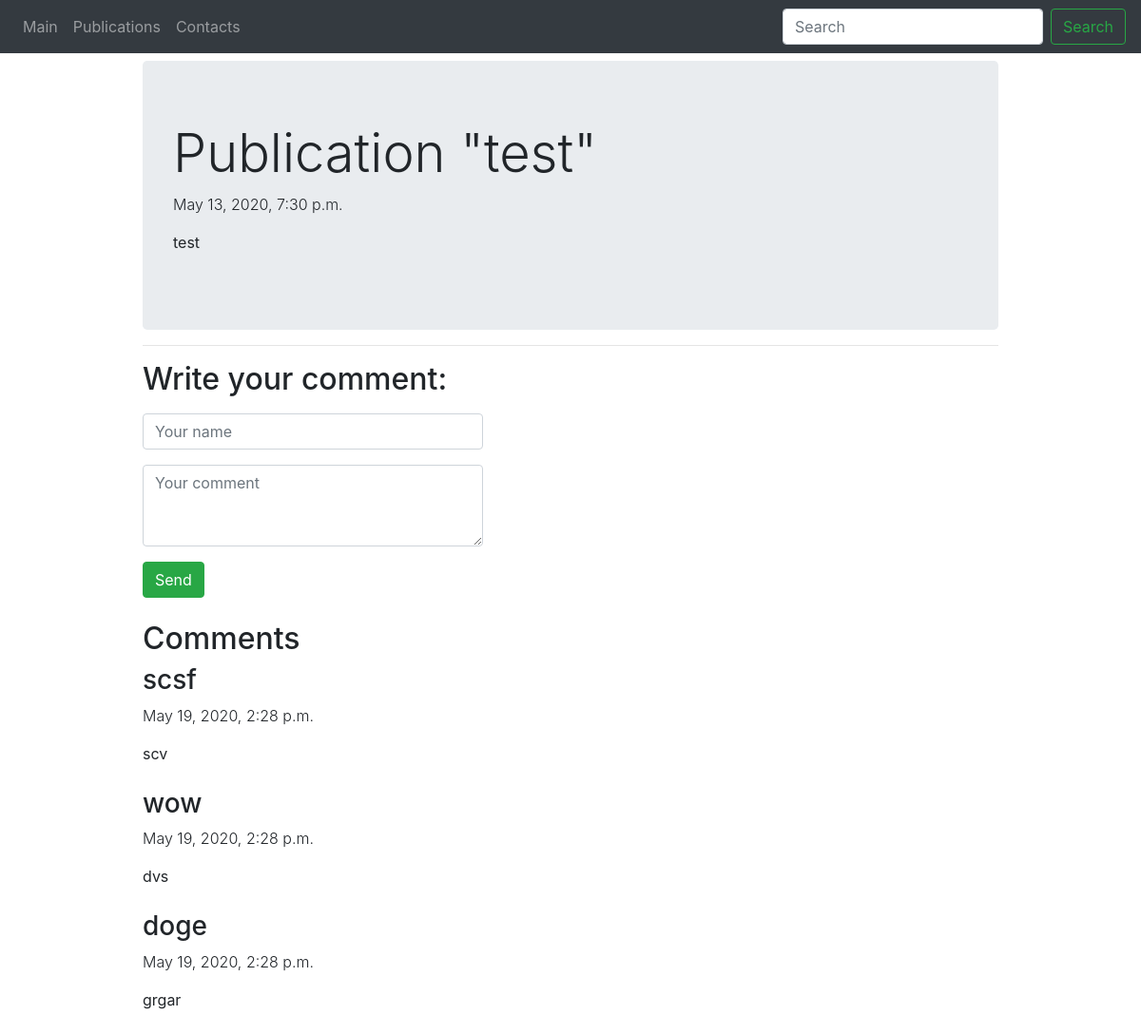
Page /publication/1/ on the committed database.
### web/models.py (models this page shows)
class Publication(models.Model):
    name = models.CharField(max_length=30)
    date = models.DateTimeField()
    text = models.TextField()

class Comment(models.Model):
    publication = models.ForeignKey(Publication, on_delete=models.CASCADE)
    user_id = models.CharField(max_length=30)
    date = models.DateTimeField()
    comment = models.TextField()

### web/views.py (the view, shortened to what this page needs)
# urls.py: path('publication/<int:number>/', views.publication)
def publication(request, number):
    pubs = Publication.objects.filter(id=number)
    if len(pubs) == 1:
        pub = model_to_dict(pubs[0])
        comments = Comment.objects.filter(publication_id=number)
        if len(comments) > 0:
            context = {'content': pub,
                       'comments': comments}
        else:
            context = {'content': pub}
        if request.method == 'GET':
            return render(request, 'publication.html', context)
    else:
        return redirect('/')

### templates/publication.html (shortened to what this page needs)
{% extends "base.html" %}
{% block content %}
    <div class="jumbotron my-2">
        <h1 class="display-4">Publication "{{content.name}}"</h1>
        <p class="font-weight-light">{{content.date}}</p>
        <p class="text-justify" >{{ content.text|safe }}</p>
    </div>
    <hr>
    <form method = "post">
        <h2 class="my-2">Write your comment: </h2>
        <div class="form-group row">
            <div class="col-5">
                <input type = "text" class="form-control" name = "user_id" placeholder = "Your name"/>
            </div>
        </div>
        <div class="form-group row">
            <div class="col-5">
                <textarea name = "comment" class="form-control" rows="3" placeholder = "Your comment"></textarea>
            </div>
        </div>
        <input class="btn btn-success" type="submit" value = "Send"/>
    </form>
        <h2 class="mt-4 mb-2"> Comments </h2>
        {% for comment in comments %}
            <fieldset class="my-2">
                <h3>{{ comment.user_id }}</h3>
                <p class="font-weight-light">{{ comment.date }}</p>
                <p>{{ comment.comment }}</p>
            </fieldset>
        {% endfor %}
{% endblock %}

### templates/base.html (shortened to what this page needs)
<!DOCTYPE html>
<html lang="en">
<head>
    <link rel="stylesheet" href="https://stackpath.bootstrapcdn.com/bootstrap/4.3.1/css/bootstrap.min.css"
>
</head>
<body>
<nav class="navbar navbar-expand-lg navbar-dark bg-dark sticky-top">
    <div class="collapse navbar-collapse" id="navbarSupportedContent">
        <ul class="navbar-nav mr-auto">
            <li class="nav-item">
                <a href="/" class="nav-link">Main</a>
            </li>
            <li class="nav-item">
                <a href="/publications/" class="nav-link">Publications</a>
            </li>
            <li class="nav-item">
                <a href="/contacts/" class="nav-link">Contacts</a>
            </li>
        </ul>
        <form class="form-inline my-2 my-lg-0" method="get" action='/publications/'>
            <input class="form-control mr-sm-2" type="search" name="search" placeholder="Search" aria-label="Search">
            <button class="btn btn-outline-success my-2 my-sm-0" type="submit">Search</button>
        </form>
    </div>
</nav>
<div class="mx-auto" style="width: 900px;">
    {% block content %}{% endblock %}
</div>
</body>
</html>

### rows in the picture
Publication: name "test", date "May 13, 2020, 7:30 p.m.", text "test"
Comment: user_id "scsf", date "May 19, 2020, 2:28 p.m.", comment "scv"
Comment: user_id "wow", date "May 19, 2020, 2:28 p.m.", comment "dvs"
Comment: user_id "doge", date "May 19, 2020, 2:28 p.m.", comment "grgar"
